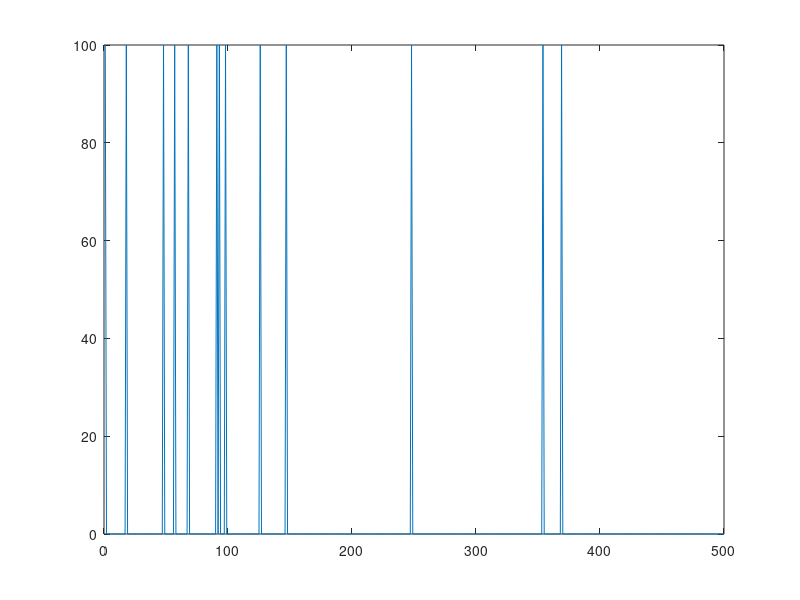

The MATLAB source for this figure: (Note: this script raises an error after producing the figure.)
% Hodgkin-Huxley demo
% The script first simulates the response of a Hodgkin-Huxley (HH)
% neuron to spiky input current. It then inverts a HH-neuron model,
% without the input current info. Practically speaking, this means
% deconvolving the HH-neuron response to estimate its input.
% [see demo_fitzhugh.m]

clear variables
close all

% Choose basic settings for simulations
n_t             = 5e2;
decim           = 2;
deltat          = 7e-2/decim;         % 10Hz sampling rate
f_fname         = @f_HH;
g_fname         = @g_Id;

% Input to the HH system
u       = 1e2*(randn(1,n_t)>2);
% u = 5e1*randn(1,n_t);
figure,plot(u)


% Build priors for model inversion
priors.muX0 = [0;0;-2.8843;-0.7645];
priors.SigmaX0 = 1e0*eye(4);
priors.muTheta = [1;0*ones(4,1)];
priors.SigmaTheta = 1e0*eye(5);
priors.SigmaTheta(2,2) = 0;
priors.a_alpha      = 1e0;
priors.b_alpha      = 1e0;
priors.a_sigma      = 1e0;
priors.b_sigma      = 1e0;
for t = 1:n_t
    dq              = 1e4*ones(4,1);
    dq(1)           = 1e-2;
    priors.iQx{t}   = diag(dq);
end

% Build options structure for temporal integration of SDE
inF.delta_t     = deltat;
inF.a           = 0.5;
inG.ind         = 1;
options.priors = priors;
options.backwardLag = 2;
options.inF     = inF;
options.inG     = inG;

options.decim   = decim;
dim.n_theta         = 5;
dim.n_phi           = 0;
dim.n               = 4;

% Build time series of hidden states and observations
alpha   = Inf;
sigma   = 1e1;
theta   = [1;0;0*randn(3,1)];
phi     = [];
x0 = [0;0;-2.8843;-0.7645];
[y,x,x0,eta,e] = simulateNLSS(n_t,f_fname,g_fname,theta,phi,u,alpha,sigma,options,x0);

% display time series of hidden states and observations
displaySimulations(y,x,eta,e)



% Call inversion routine
[posterior,out] = VBA_NLStateSpaceModel(y,[],f_fname,g_fname,dim,options);


%------------ Display results ------------------%
displayResults(posterior,out,y,x,x0,theta,phi,alpha,sigma)



